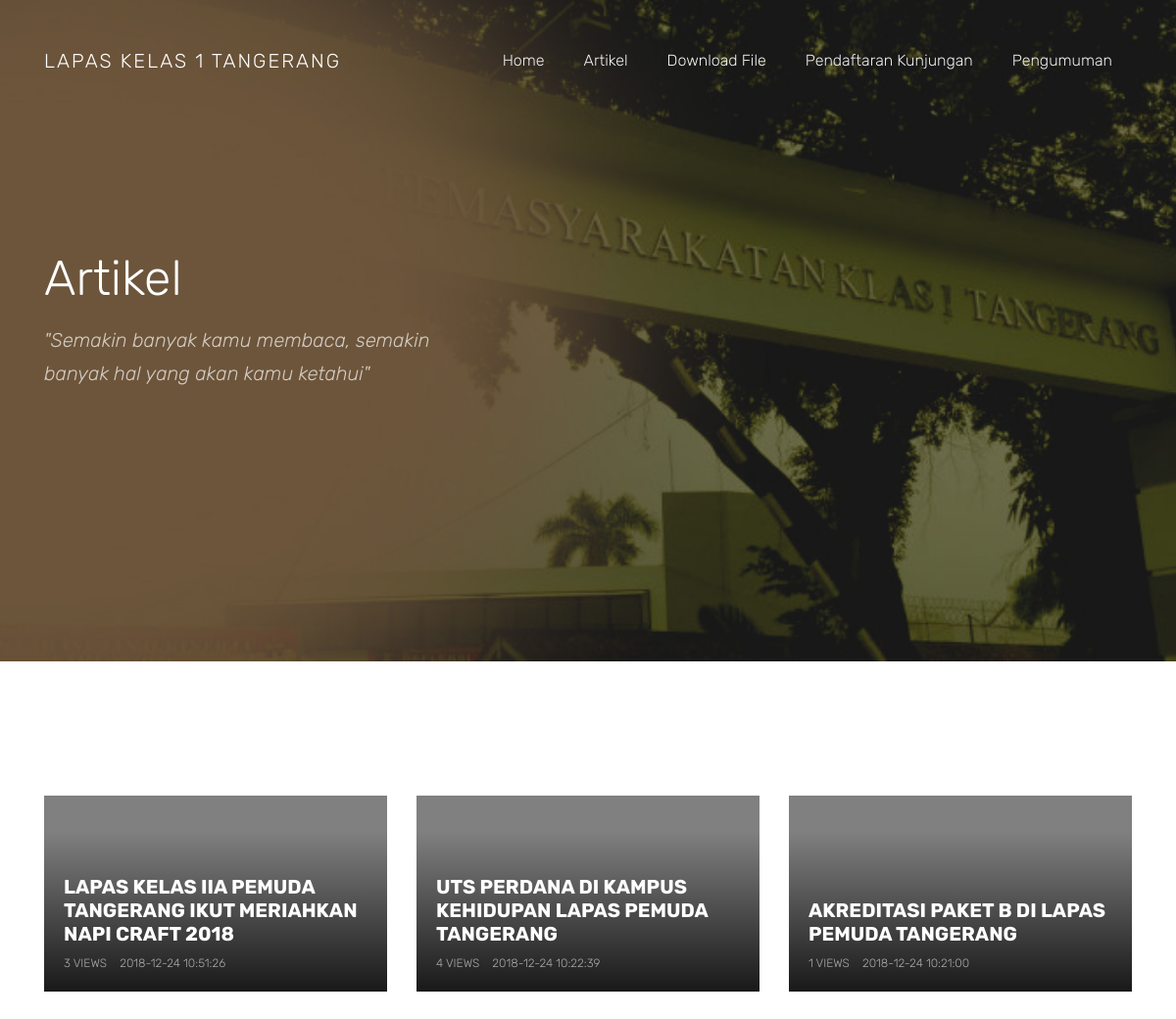
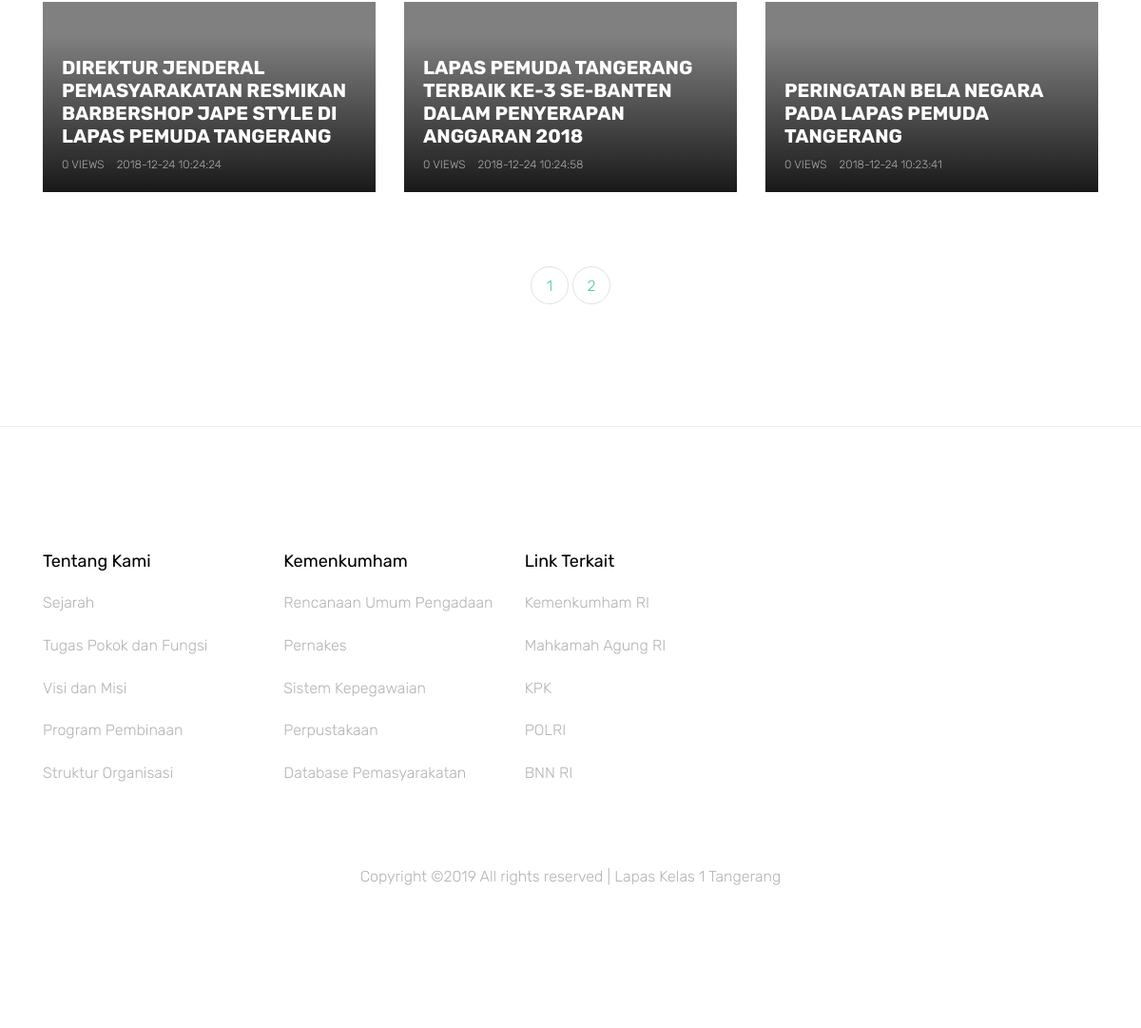
The app's page /article.php with its own data (2 pictures, top to bottom).
### tables this page shows
CREATE TABLE IF NOT EXISTS `artikel` (
  `id_artikel` varchar(5) NOT NULL,
  `judul_artikel` varchar(225) NOT NULL,
  `id_kategori_artikel` varchar(3) NOT NULL,
  `artikel` text NOT NULL,
  `username` varchar(8) NOT NULL,
  `tgl_terbit` datetime NOT NULL,
  `views` int(11) NOT NULL
);

### article.php (the view, shortened to what this page needs)
<!DOCTYPE html>
<html lang="en">
  <head>
    <link rel="stylesheet" href="assets/css/open-iconic-bootstrap.min.css">
    <link rel="stylesheet" href="assets/css/animate.css">
    <link rel="stylesheet" href="assets/css/owl.carousel.min.css">
    <link rel="stylesheet" href="assets/css/owl.theme.default.min.css">
    <link rel="stylesheet" href="assets/css/magnific-popup.css">
    <link rel="stylesheet" href="assets/css/aos.css">
    <link rel="stylesheet" href="assets/css/ionicons.min.css">
    <link rel="stylesheet" href="assets/css/bootstrap-datepicker.css">
    <link rel="stylesheet" href="assets/css/jquery.timepicker.css">
    <link rel="stylesheet" href="assets/css/flaticon.css">
    <link rel="stylesheet" href="assets/css/icomoon.css">
    <link rel="stylesheet" href="assets/css/style.css">
  </head>
  <body>
    <?php
      include 'include/navbar.php';
    ?>
    <section class="ftco-cover" style="background-image: url(assets/images/bg_1.jpg);" id="section-home" data-aos="fade"  data-stellar-background-ratio="0.5">
      <div class="container">
        <div class="row align-items-center ftco-vh-75">
          <div class="col-md-7">
            <h1 class="ftco-heading mb-3" data-aos="fade-up" data-aos-delay="500">Artikel</h1>
            <h2 class="h5 ftco-subheading mb-5" data-aos="fade-up"  data-aos-delay="600"><i>"Semakin banyak kamu membaca, semakin banyak hal yang akan kamu ketahui"</i></h2>
          </div>
        </div>
      </div>
    </section>
  <div class="ftco-section">
    <div class="container">
      <div class="row">
      <?php
        $halaman = 6;
        $page = isset($_GET["halaman"]) ? (int)$_GET["halaman"] : 1;
        $mulai = ($page>1) ? ($page * $halaman) - $halaman : 0;
        $result = $con->query("SELECT * FROM artikel");
        $total = $result->num_rows;
        $pages = ceil($total/$halaman);
        $r = $con->query("SELECT artikel.id_artikel, artikel.judul_artikel, artikel.id_kategori_artikel, kategori_artikel.kategori_artikel, artikel.artikel, artikel.username, artikel.tgl_terbit, artikel.views FROM kategori_artikel INNER JOIN artikel ON kategori_artikel.id_kategori_artikel = artikel.id_kategori_artikel WHERE kategori_artikel.kategori_artikel<>'Pengumuman' ORDER BY artikel.id_artikel DESC LIMIT $mulai, $halaman");
        while ($rr = $r->fetch_array()) {
      ?>
          <div class="col-md-6 col-lg-4" data-aos="fade-up">
            <a href="blog-single?id_artikel=<?php echo $rr['id_artikel'];?>" class="block-5" style="background-color: grey;">
              <div class="text">
                <h3 class="heading"><?php echo $rr['judul_artikel'];?></h3>
                <div class="post-meta">
                  <span><?php echo $rr['views'];?> Views</span>
                  <span><?php echo $rr['tgl_terbit'];?></span>
                </div>
              </div>
            </a>
          </div>
        <?php
            }
        ?>
        </div>
        <div class="row">
          <div class="col-md-12 pt-5">
            <ul class="pagination custom-pagination">
            <?php for ($i=1; $i<=$pages ; $i++){ ?>
              <li class="page-item <?php if($_GET["halaman"] == $i){echo "active";} ?>"><a class="page-link" href="?halaman=<?php echo $i; ?>"><?php echo $i; ?></a></li>
            <?php } ?>
            </ul>
          </div>
        </div>
    </div>
  </div>
  <?php
    include 'include/footer.php';
  ?>
  </body>
</html>

### include/navbar.php (shortened to what this page needs)
<nav class="navbar navbar-expand-lg navbar-dark ftco_navbar bg-dark ftco-navbar-light" id="ftco-navbar" data-aos="fade-down" data-aos-delay="500">
    <div class="container">
    <a class="navbar-brand" href="index">LAPAS KELAS 1 TANGERANG</a>
    <div class="collapse navbar-collapse" id="ftco-nav">
        <ul class="navbar-nav ml-auto">
            <li class="nav-item"><a href="index" class="nav-link">Home</a></li>
            <li class="nav-item"><a href="article" class="nav-link">Artikel</a></li>
            <li class="nav-item"><a href="download-file" class="nav-link">Download File</a></li>
            <li class="nav-item"><a href="pendaftaran" class="nav-link">Pendaftaran Kunjungan</a></li>
            <li class="nav-item"><a href="pengumuman" class="nav-link">Pengumuman</a></li>
        </ul>
    </div>
    </div>
</nav>

### include/footer.php (shortened to what this page needs)
<footer class="ftco-footer ftco-bg-dark ftco-section">
    <div class="container">
    <div class="row mb-5">
        <div class="col-md-8">
        <div class="row">
            <div class="col-md">
            <div class="ftco-footer-widget mb-4">
                <h2 class="ftco-heading-2">Tentang Kami</h2>
                <ul class="list-unstyled">
                <li><a href="sejarah" class="py-2 d-block">Sejarah</a></li>
                <li><a href="tugas-pokok" class="py-2 d-block">Tugas Pokok dan Fungsi</a></li>
                <li><a href="visi-misi" class="py-2 d-block">Visi dan Misi</a></li>
                <li><a href="program-pembinaan" class="py-2 d-block">Program Pembinaan</a></li>
                <li><a href="struktur-organisasi" class="py-2 d-block">Struktur Organisasi</a></li>
                </ul>
            </div>
            </div>
            <div class="col-md">
            <div class="ftco-footer-widget mb-4">
                <h2 class="ftco-heading-2">Kemenkumham</h2>
                <ul class="list-unstyled">
                <li><a href="https://sirup.lkpp.go.id/" class="py-2 d-block">Rencanaan Umum Pengadaan</a></li>
                <li><a href="https://simpeg.kemenkumham.go.id/SIAP/" class="py-2 d-block">Pernakes</a></li>
                <li><a href="https://simpeg.kemenkumham.go.id/SIAP/" class="py-2 d-block">Sistem Kepegawaian</a></li>
                <li><a href="https://digilib.kemenkumham.go.id/" class="py-2 d-block">Perpustakaan</a></li>
                <li><a href="http://smslap.ditjenpas.go.id/public/grl/detail/monthly/upt/db5ba880-6bd1-1bd1-b8e0-313134333039" class="py-2 d-block">Database Pemasyarakatan</a></li>
                </ul>
            </div>
            </div>
            <div class="col-md">
            <div class="ftco-footer-widget mb-4">
                <h2 class="ftco-heading-2">Link Terkait</h2>
                <ul class="list-unstyled">
                <li><a href="https://www.kemenkumham.go.id/" class="py-2 d-block">Kemenkumham RI</a></li>
                <li><a href="https://www.mahkamahagung.go.id/" class="py-2 d-block">Mahkamah Agung RI</a></li>
                <li><a href="https://www.kpk.go.id/" class="py-2 d-block">KPK</a></li>
                <li><a href="https://www.polri.go.id/" class="py-2 d-block">POLRI</a></li>
                <li><a href="https://www.bnn.go.id/" class="py-2 d-block">BNN RI</a></li>
                </ul>
            </div>
            </div>
        </div>
        </div>
        <div class="col-md-4">
        <div class="ftco-footer-widget mb-4">
            <ul class="ftco-footer-social list-unstyled float-md-right float-lft">
            </ul>
        </div>
        </div>
    </div>
    <div class="row">
        <div class="col-md-12 text-center">
        <p>Copyright &copy;<script>document.write(new Date().getFullYear());</script> All rights reserved | Lapas Kelas 1 Tangerang</p>
        </div>
    </div>
    </div>
</footer>

### records on screen
artikel: judul_artikel "LAPAS KELAS IIA PEMUDA TANGERANG IKUT MERIAHKAN NAPI CRAFT 2018", views "3", tgl_terbit "2018-12-24 10:51:26"
artikel: judul_artikel "UTS PERDANA DI KAMPUS KEHIDUPAN LAPAS PEMUDA TANGERANG", views "4", tgl_terbit "2018-12-24 10:22:39"
artikel: judul_artikel "AKREDITASI PAKET B DI LAPAS PEMUDA TANGERANG", views "1", tgl_terbit "2018-12-24 10:21:00"
artikel: judul_artikel "DIREKTUR JENDERAL PEMASYARAKATAN RESMIKAN BARBERSHOP JAPE STYLE DI LAPAS PEMUDA TANGERANG", views "0", tgl_terbit "2018-12-24 10:24:24"
artikel: judul_artikel "LAPAS PEMUDA TANGERANG TERBAIK KE-3 SE-BANTEN DALAM PENYERAPAN ANGGARAN 2018", views "0", tgl_terbit "2018-12-24 10:24:58"
artikel: judul_artikel "PERINGATAN BELA NEGARA PADA LAPAS PEMUDA TANGERANG", views "0", tgl_terbit "2018-12-24 10:23:41"
